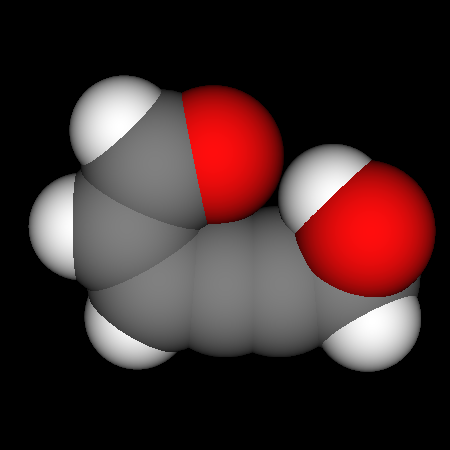

Generate this figure with Python:
#!/usr/bin/env python
# Demonstrate vtkMoleculeMapper with VDW sphere rendering.

import vtkmodules.vtkInteractionStyle  # noqa: F401
import vtkmodules.vtkRenderingOpenGL2  # noqa: F401

from vtkmodules.vtkCommonDataModel import vtkMolecule
from vtkmodules.vtkDomainsChemistry import vtkMoleculeMapper
from vtkmodules.vtkRenderingCore import (
    vtkActor,
    vtkRenderWindow,
    vtkRenderWindowInteractor,
    vtkRenderer,
)

# Build molecule.
mol = vtkMolecule()
mol.Initialize()

o1 = mol.AppendAtom(8, 3.0088731969, 1.1344098673, 0.9985902874)
o2 = mol.AppendAtom(8, -0.2616286966, 2.7806709534, 0.7027800226)
c1 = mol.AppendAtom(6, -2.0738607910, 1.2298524695, 0.3421802228)
c2 = mol.AppendAtom(6, -1.4140240045, 0.1045928523, 0.0352265378)
c3 = mol.AppendAtom(6, 0.0000000000, 0.0000000000, 0.0000000000)
c4 = mol.AppendAtom(6, 1.2001889412, 0.0000000000, 0.0000000000)
c5 = mol.AppendAtom(6, -1.4612030913, 2.5403617582, 0.6885503164)
c6 = mol.AppendAtom(6, 2.6528126498, 0.1432895796, 0.0427014196)
h1 = mol.AppendAtom(1, -3.1589178142, 1.2268537165, 0.3536340040)
h2 = mol.AppendAtom(1, -1.9782163251, -0.7930325394, -0.1986937306)
h3 = mol.AppendAtom(1, 3.0459155564, 0.4511167867, -0.9307386568)
h4 = mol.AppendAtom(1, 3.1371551056, -0.7952192984, 0.3266426961)
h5 = mol.AppendAtom(1, 2.3344947615, 1.8381683043, 0.9310726537)
h6 = mol.AppendAtom(1, -2.1991803919, 3.3206134015, 0.9413825084)

mol.AppendBond(c1, c5, 1)
mol.AppendBond(c1, c2, 2)
mol.AppendBond(c2, c3, 1)
mol.AppendBond(c3, c4, 3)
mol.AppendBond(c4, c6, 1)
mol.AppendBond(c5, o2, 2)
mol.AppendBond(c6, o1, 1)
mol.AppendBond(c5, h6, 1)
mol.AppendBond(c1, h1, 1)
mol.AppendBond(c2, h2, 1)
mol.AppendBond(c6, h3, 1)
mol.AppendBond(c6, h4, 1)
mol.AppendBond(o1, h5, 1)

# Molecule mapper with VDW spheres.
mol_mapper = vtkMoleculeMapper()
mol_mapper.SetInputData(mol)
mol_mapper.UseVDWSpheresSettings()

actor = vtkActor()
actor.SetMapper(mol_mapper)

# Rendering pipeline.
renderer = vtkRenderer()
renderer.AddActor(actor)
renderer.SetBackground(0.0, 0.0, 0.0)

render_window = vtkRenderWindow()
render_window.SetSize(450, 450)
render_window.SetMultiSamples(0)
render_window.AddRenderer(renderer)
render_window.SetWindowName("vdw spheres")

render_window.Render()
renderer.GetActiveCamera().Zoom(1.8)

interactor = vtkRenderWindowInteractor()
interactor.SetRenderWindow(render_window)

interactor.Initialize()
interactor.Start()
